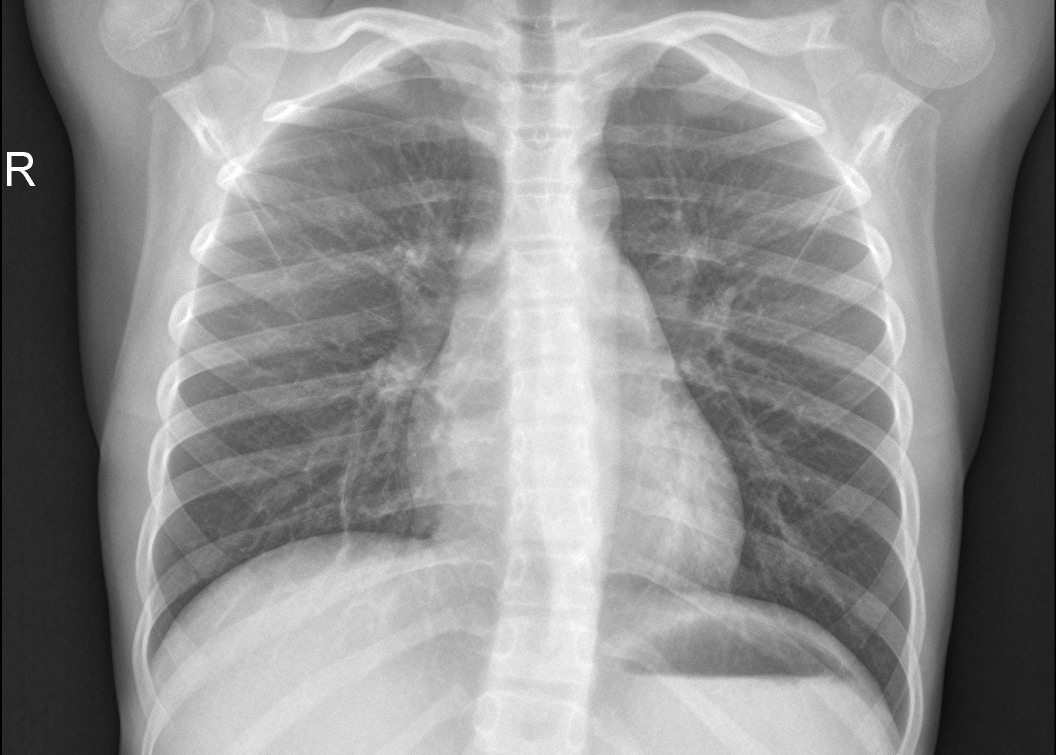
#> input picture Dataset/chest_xray/test/NORMAL/IM-0003-0001.jpeg, 2111 x 1509 px, found by its file name (shown at 1/2 size); its folder holds only this picture in this run
$ jupyter execute --allow-errors MLOps_Exercise.ipynb
#> lines starting #> are read from the running program, lines starting #| are printed output that depends on the picture
# MLOps Exercise: Medical Image Classification with Chest X-Ray Images

## Introduction

In this exercise, you'll gain practical experience with MLOps (Machine Learning Operations) by working on a real-world problem: classifying chest X-ray images to diagnose pneumonia. You'll go through various stages, from data cleaning to deployment, learning how to manage an end-to-end machine learning pipeline.

### Prerequisites

- Basic understanding of Python
- Familiarity with machine learning concepts
- Experience with Jupyter Notebooks

### Tools and Libraries

- Python
- NumPy
- OpenCV
- TensorFlow/Keras
- scikit-learn
- Flask
- Matplotlib
- imbalanced-learn

These libraries should cover most requirements for this exercise, including data manipulation (NumPy, pandas), visualization (Matplotlib), machine learning (scikit-learn, TensorFlow), image processing (OpenCV), and class imbalance treatment (imbalanced-learn).

### Table of Contents

1. [Data Loading and Cleaning](#Data-Loading-and-Cleaning)
2. [Exploratory Data Analysis (EDA)](#Exploratory-Data-Analysis-(EDA))
3. [Class Imbalance](#Class-Imbalance)
4. [Model Building](#Model-Building)
5. [Data Augmentation](#Data-Augmentation)
6. [Model Evaluation](#Model-Evaluation)
7. [Model Deployment (Bonus)](#Model-Deployment-(Bonus))

## Environment Setup

Before we begin, let's set up the environment. We'll install the necessary Python packages for this exercise.

```bash
pip install numpy pandas opencv-python matplotlib scikit-learn tensorflow flask
```

You can also create a `requirements.txt` file with the above packages and install them using `pip install -r requirements.txt`.
Be aware that you should download ipykernel and export your env to the jupyter notebook.
```bash
python -m ipykernel install --user --name=my_new_env
```

## Data Loading and Cleaning

### Objective

Load the dataset and clean it by removing corrupted images.

### Guidance

1. Download the Chest X-Ray Images (Pneumonia) dataset and place it in a directory accessible by this notebook. From https://ametice.univ-amu.fr
2. Unzip the dataset and explore its directory structure.
3. Load the images and labels for training.
4. Write a function to scan for and remove any corrupted or invalid images.

### Exercise

Now, load the dataset use the zipfile library and clean it by removing corrupted images. Write your code in the cell below.

```python
import zipfile

zip_file_path = 'path/to/your/zip/file.zip'
extract_path = 'path/to/extract/folder'

with zipfile.ZipFile(zip_file_path, 'r') as zip_ref:
    zip_ref.extractall(extract_path)
```

After extracting, your dataset should have the following folder structure:

```
/
|-- test/
|   |-- NORMAL/
|   |-- PNEUMONIA/
|-- train/
|   |-- NORMAL/
|   |-- PNEUMONIA/
|-- val/
    |-- NORMAL/
    |-- PNEUMONIA/
```

You can point `train_path` and `test_path` to the `train` and `test` folders inside this extracted directory

[cell 1]
import zipfile

zip_file_path = 'C:/Users/DESKTOP-FM/Desktop/Dataset.zip'
extract_path = 'C:/Users/DESKTOP-FM/Desktop/Dataset'

#> (the rest of this cell did not finish here and is left out)

[cell 2]
import os
import cv2

# Define the directory containing the extracted chest X-ray images
data_path = r'C:\Users\DESKTOP-FM\Desktop\MLOps TP1\Dataset\chest_xray'

list_dossiers = ["test", "val", "train"]
list_sous_dossiers = ["NORMAL", "PNEUMONIA"]

# Function to check if an image is corrupted
def is_image_corrupted(image_path):
    try:
        # Attempt to open and read the image using OpenCV
        img = cv2.imread(image_path)
#> img is the input picture: shape (1509, 2111, 3); min 0, max 255, mean 142.4
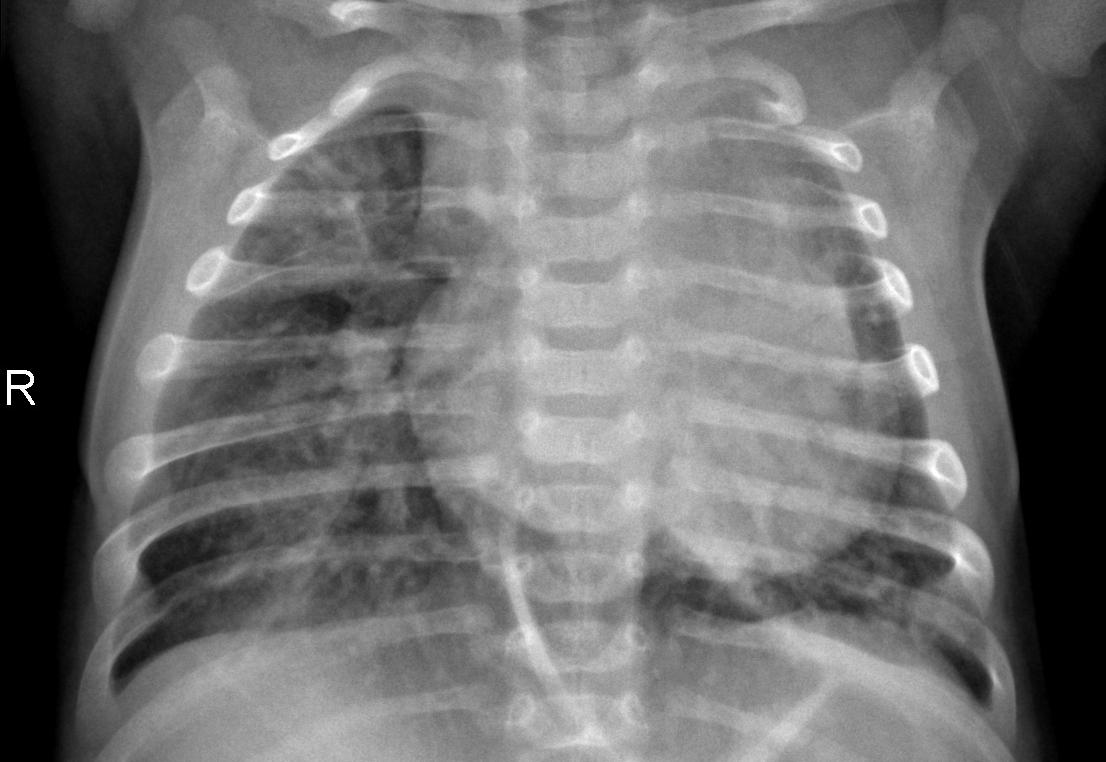
#> input picture Dataset/chest_xray/test/PNEUMONIA/person100_bacteria_475.jpeg, 1106 x 762 px, found by its file name
#> further down, img is the input picture: shape (762, 1106); min 0, max 255, mean 110.6
        if img is None:
            return True
        return False
    except Exception as e:
        print(f"Error processing image {image_path}: {str(e)}")
        return True

for dossier in list_dossiers:
    for s_dossier in list_sous_dossiers:
        folder_path = os.path.join(data_path, dossier, s_dossier)

        # Check if the folder exists
        if not os.path.exists(folder_path):
            print(f"Folder not found: {folder_path}")
            continue

        for filename in os.listdir(folder_path):
            image_path = os.path.join(folder_path, filename)

            # Check if the image is corrupted
            if is_image_corrupted(image_path):
                print(f"Removing corrupted image: {image_path}")
                os.remove(image_path)

## Exploratory Data Analysis (EDA)

### Objective

Understand the dataset's basic statistics and visualize the data.

### Guidance

1. Use matplotlib to visualize some sample images from each class.
2. Investigate the distribution of classes (Pneumonia/Normal).

### Exercise

Perform exploratory data analysis on the dataset. Write your code in the cell below.

[cell 3]
import random
import matplotlib.pyplot as plt
import matplotlib.image as mpimg

# Define the path to your dataset
dataset_dir = r'C:\Users\DESKTOP-FM\Desktop\MLOps TP1\Dataset\chest_xray\train'

# Define the class labels and corresponding directories
class_labels = ["PNEUMONIA", "NORMAL"]

# Create a subplot grid
num_rows, num_cols = 2, 4  # You can adjust these values
fig, axes = plt.subplots(num_rows, num_cols, figsize=(12, 6))

# Randomly select and display images from each class
#> (the rest of this cell did not finish here and is left out)

[cell 4]
number_classes = {'NORMAL': len(os.listdir(os.path.join(dataset_dir, 'NORMAL'))),
                  'PNEUMONIA': len(os.listdir(os.path.join(dataset_dir, 'PNEUMONIA')))}
plt.bar(number_classes.keys(), number_classes.values(), width = .5)
plt.title("Number of Images by Class")
plt.xlabel('Class Name')
plt.ylabel('Images count')
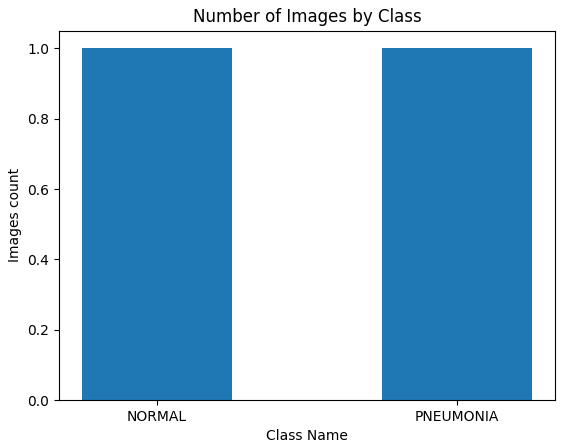
#> figure drawn by matplotlib, 1 panel

## Class Imbalance

### Objective

Understand how class imbalance affects model performance and learn ways to mitigate it.

### Guidance

1. Train a baseline model without accounting for class imbalance.
2. Evaluate its performance using metrics like accuracy, precision, recall, and F1-score.
3. Experiment with techniques like class weighting or oversampling methods like SMOTE to balance the classes.

### Exercise

Address the class imbalance and evaluate the impact on the model. Write your code in the cell below.

### Labeling dataset

[cell 5]
import numpy as np
import os
import cv2
from sklearn.metrics import accuracy_score
from sklearn.model_selection import KFold

def load_images_labels(imgs, labs, path, label):
#> called with label = 0
    for image_file in os.listdir(path):
        img = cv2.imread(os.path.join(path, image_file))
        img = cv2.resize(img, (224, 224))
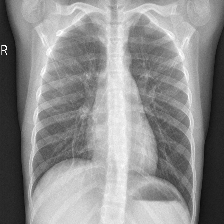
#> img: shape (224, 224, 3); min 12, max 255, mean 142.4
        img = img.astype(np.float32) / 255.0
        imgs.append(img)
        labs.append(label)

def labeling(imgs, labs, path):
    normal_path = os.path.join(path, 'NORMAL')
    pneumonia_path = os.path.join(path, 'PNEUMONIA')
    load_images_labels(imgs, labs, normal_path, 0)
    load_images_labels(imgs, labs, pneumonia_path, 1)
#> call 2 of load_images_labels, with label = 1
#> in load_images_labels (call 2), `img = cv2.resize(img, (224, 224))`:
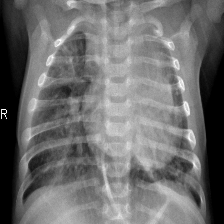
#> img: shape (224, 224, 3); min 0, max 255, mean 110.5

[cell 6]
path_1 = r'C:\Users\DESKTOP-FM\Desktop\MLOps TP1\Dataset\chest_xray\train'
path_2 = r'C:\Users\DESKTOP-FM\Desktop\MLOps TP1\Dataset\chest_xray\test'
path_3 = r'C:\Users\DESKTOP-FM\Desktop\MLOps TP1\Dataset\chest_xray\val'
img_train, label_train = [], []
img_test, label_test = [], []
img_val, label_val = [], []
labeling(img_train, label_train, path_1)
labeling(img_test, label_test, path_2)
